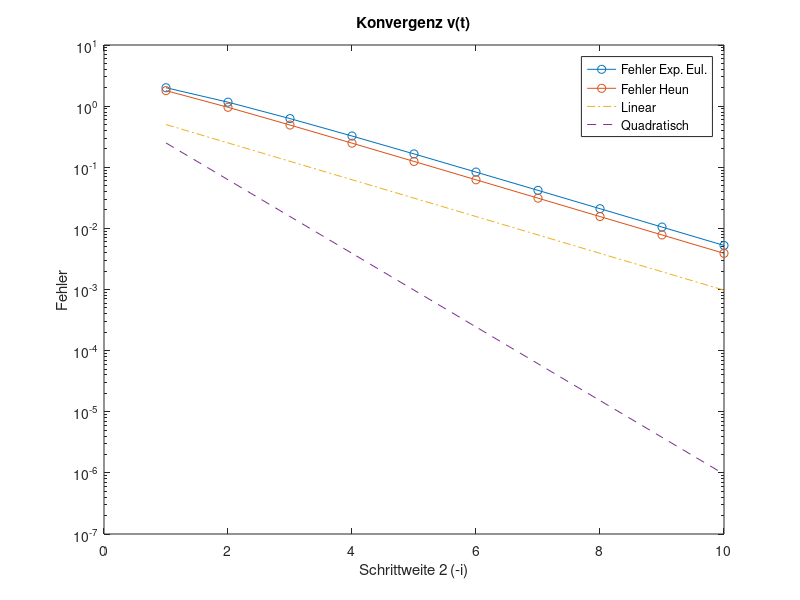
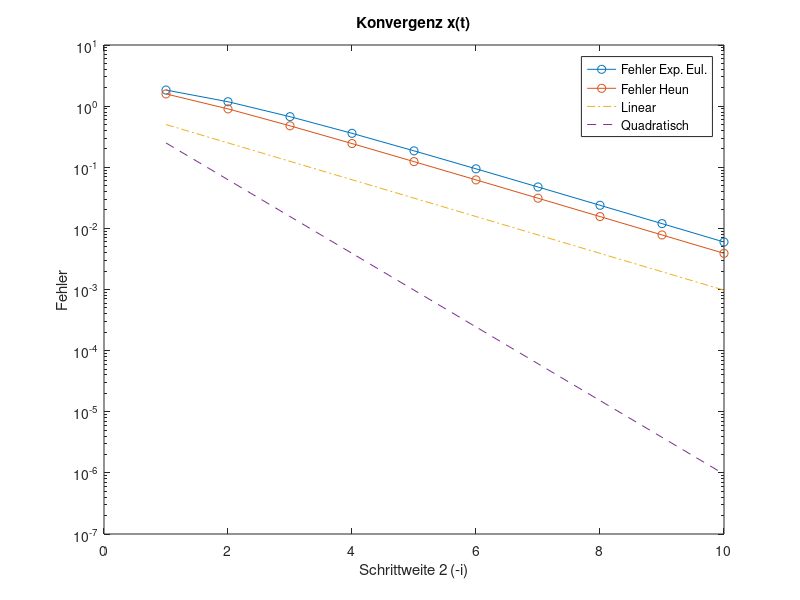

MATLAB code for these plots, in order:
%Aufgabe 1:

clear all;
clc;
close all;

%Approximationen

j = (1:10);
delta_t = (2.^(-j));

n = 1 ./ delta_t;

for k = 1:10
    for i = 1:(n(k)-1)
    
        %Euler-Verfahren:
     
        x_euler(1,k) = 0;
        v_euler(1,k) = 1;
    
        x_euler((i+1),k) = x_euler(i,k) + delta_t(k) * v_euler(i,k);
        v_euler((i+1),k) = v_euler(i,k) + delta_t(k) * 2 * sqrt(v_euler(i,k));
        
        %Heun-Verfahren:
        
        x_heun(1,k) = 0;
        v_heun(1,k) = 1;
        
        x_heun((i+1),k) = x_heun(i,k) + 0.5 * delta_t(k) * (v_heun(i,k) + (v_heun(i,k) + delta_t(k) * 2 * sqrt(v_heun(i,k))));
        v_heun((i+1),k) = v_heun(i,k) + 0.5 * delta_t(k) * (2 * sqrt(v_heun(i,k)) + 2 * sqrt(v_heun(i,k) + delta_t(k) * 2 * sqrt(v_heun(i,k))));
    
    end


    %Geschwindigkeit:
    
    Err_v_euler(k) = 4 - v_euler(n(k),k);
    Err_v_heun(k) = 4 - v_heun(n(k),k);
    
    %Ort:
    
    Err_x_euler(k) = (7/3) - x_euler(n(k),k);
    Err_x_heun(k) = (7/3) - x_heun(n(k),k);

end

%Plot Geschwindigkeit
figure(1)
semilogy(1:10,Err_v_euler,'-o',1:10,Err_v_heun,'-o',1:10,delta_t,'-.',1:10,(delta_t).^2,'--')
%axis([1 10 10^-7 1])
legend({'Fehler Exp. Eul.','Fehler Heun','Linear','Quadratisch'})
xlabel('Schrittweite 2^ (-i)')
ylabel('Fehler')
title('Konvergenz v(t)')

%Plot Ort
figure(2)
semilogy(1:10,Err_x_euler,'-o',1:10,Err_x_heun,'-o',1:10,delta_t,'-.',1:10,(delta_t).^2,'--')
%axis([1 10 10^-7 1])
legend({'Fehler Exp. Eul.','Fehler Heun','Linear','Quadratisch'})
xlabel('Schrittweite 2^ (-i)')
ylabel('Fehler')
title('Konvergenz x(t)')


